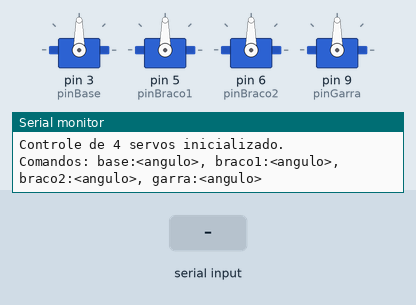
Recording of a sketch running on a simulated Arduino Uno, built with avr-gcc and run on an emulated ATmega328P. Parts: 4 × servo, the last lines printed to the serial monitor. The test bench sets the inputs (shaded band).

Above: at 1.2 s.
1.3 s: "base:\n" received over Serial
At 3.2 s:
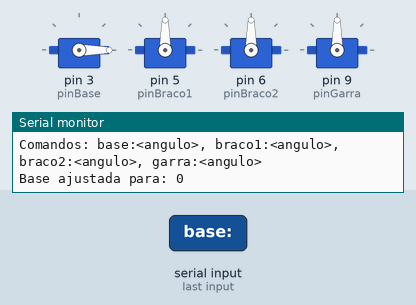
3.5 s: "braco1:\n" received over Serial
At 4.7 s:
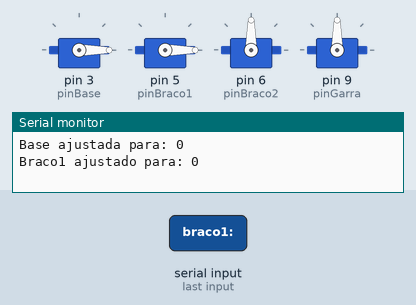
5.5 s: "garra:\n" received over Serial
At 7.2 s:
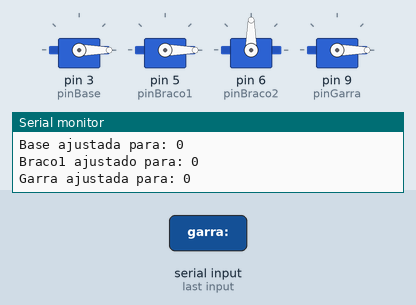
7.5 s: "braco2:\n" received over Serial
At 9.0 s:
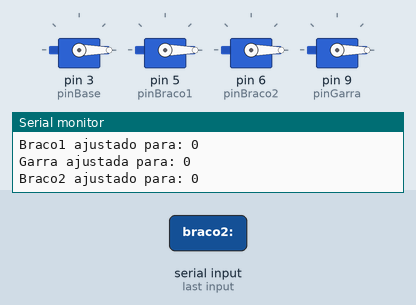
9.5 s: "base:90\n" received over Serial
At 10.6 s:
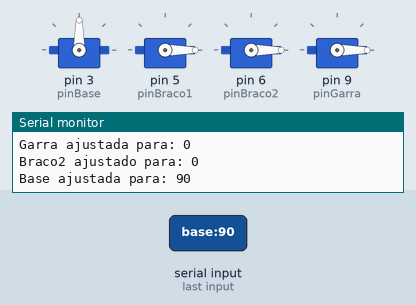
11.5 s: "braco1:90\n" received over Serial
At 13.3 s:
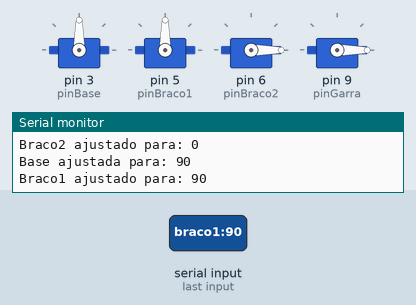
Timing chart, 0 to 14.5 s (numbered marks = the images above; inputs shaded):
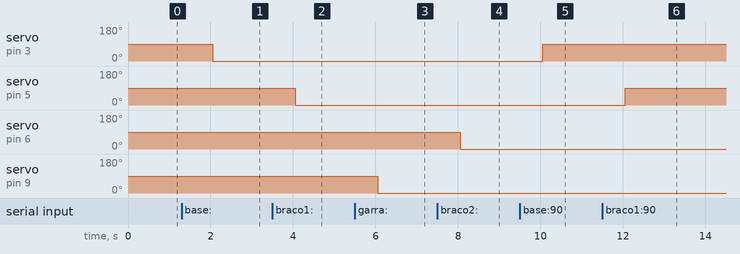

Measured:
- after the input at 1.3 s, servo on pin 3 (pinBase): 90° → 0° after 0.75 s
- after the input at 3.5 s, servo on pin 5 (pinBraco1): 90° → 0° after 0.55 s
- after the input at 5.5 s, servo on pin 9 (pinGarra): 90° → 0° after 0.55 s
- after the input at 7.5 s, servo on pin 6 (pinBraco2): 90° → 0° after 0.55 s
- after the input at 9.5 s, servo on pin 3 (pinBase): 0° → 90° after 0.55 s
- after the input at 11.5 s, servo on pin 5 (pinBraco1): 0° → 90° after 0.55 s

The sketch:

sketch-braco-iec-v1.ino
```cpp
#include <Servo.h>

// Criação dos objetos Servo
Servo servoBase;
Servo servoBraco1;
Servo servoBraco2;
Servo servoGarra;

// Pinos de conexão dos servos
const int pinBase = 3;
const int pinBraco1 = 5;
const int pinBraco2 = 6;
const int pinGarra = 9;

// Variáveis para as posições dos servos
int posBase = 90;
int posBraco1 = 90;
int posBraco2 = 90;
int posGarra = 90;

void setup() {
  // Inicialização dos servos
  servoBase.attach(pinBase);
  servoBraco1.attach(pinBraco1);
  servoBraco2.attach(pinBraco2);
  servoGarra.attach(pinGarra);

  // Comunicação serial para controle e monitoramento
  Serial.begin(9600);

  // Inicializa os servos em suas posições iniciais
  servoBase.write(posBase);
  servoBraco1.write(posBraco1);
  servoBraco2.write(posBraco2);
  servoGarra.write(posGarra);

  Serial.println("Controle de 4 servos inicializado.");
  Serial.println("Comandos: base:<angulo>, braco1:<angulo>, braco2:<angulo>, garra:<angulo>");
}

void loop() {
  // Monitora a entrada via Serial para atualizar as posições dos servos
  if (Serial.available() > 0) {
    // Lê o comando enviado
    String comando = Serial.readStringUntil('\n');
    comando.trim(); // Remove espaços extras ou quebras de linha

    // Processa o comando para cada servo
    if (comando.startsWith("base:")) {
      posBase = comando.substring(5).toInt();
      if (posBase >= 0 && posBase <= 180) {
        servoBase.write(posBase);
        Serial.print("Base ajustada para: ");
        Serial.println(posBase);
      } else {
        Serial.println("Erro: Posicao da Base invalida. Informe entre 0 e 180.");
      }
    } else if (comando.startsWith("braco1:")) {
      posBraco1 = comando.substring(7).toInt();
      if (posBraco1 >= 0 && posBraco1 <= 180) {
        servoBraco1.write(posBraco1);
        Serial.print("Braco1 ajustado para: ");
        Serial.println(posBraco1);
      } else {
        Serial.println("Erro: Posicao do Braco1 invalida. Informe entre 0 e 180.");
      }
    } else if (comando.startsWith("braco2:")) {
      posBraco2 = comando.substring(7).toInt();
      if (posBraco2 >= 0 && posBraco2 <= 180) {
        servoBraco2.write(posBraco2);
        Serial.print("Braco2 ajustado para: ");
        Serial.println(posBraco2);
      } else {
        Serial.println("Erro: Posicao do Braco2 invalida. Informe entre 0 e 180.");
      }
    } else if (comando.startsWith("garra:")) {
      posGarra = comando.substring(6).toInt();
      if (posGarra >= 0 && posGarra <= 180) {
        servoGarra.write(posGarra);
        Serial.print("Garra ajustada para: ");
        Serial.println(posGarra);
      } else {
        Serial.println("Erro: Posicao da Garra invalida. Informe entre 0 e 180.");
      }
    } else {
      Serial.println("Comando invalido. Use: base:<angulo>, braco1:<angulo>, braco2:<angulo>, garra:<angulo>");
    }
  }

  // Pausa para estabilidade
  delay(1000);
}
```
